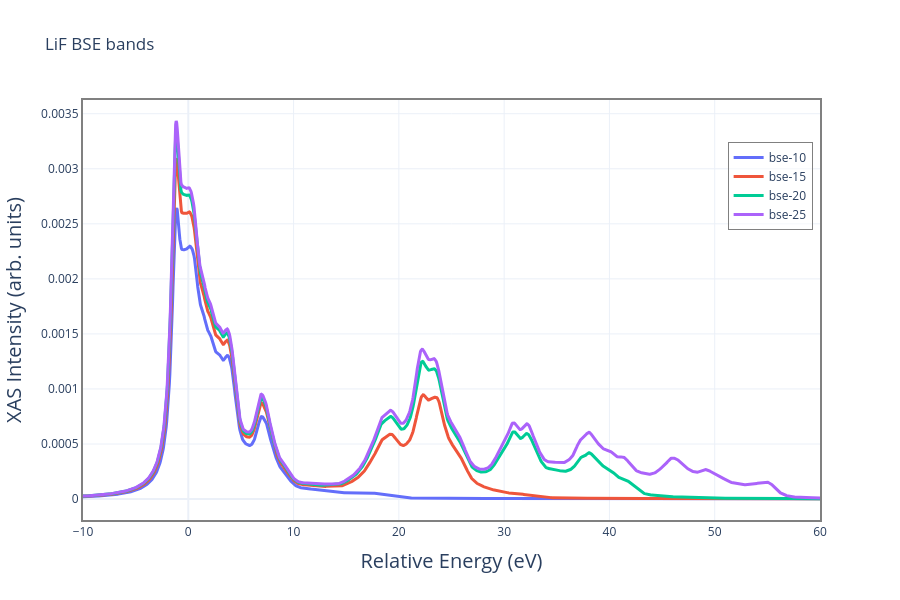

This figure's notebook cell:
### Code cell
fig=go.Figure()
for key,value in conv.items():
    conv[key].res.plot_xas(fig=fig, element='F_', core_level='1s', site_number=1,lw=3, name=key, norm=False)
fig.update_xaxes(range=[-10,60])
fig.update_layout(title='LiF BSE bands')

### Figure 1 — Plotly figure (JSON) as saved in the notebook; plotly's stock layout.template omitted (floating-point values rounded to 4 significant figures; data arrays with more than 128 entries replaced by an {"elided": "..."} marker saying what was removed)
{"data": [{"line": {"width": 3}, "mode": "lines", "name": "bse-10", "type": "scatter", "x": {"elided": "2001 float values"}, "y": {"elided": "2001 float values"}}, {"line": {"width": 3}, "mode": "lines", "name": "bse-15", "type": "scatter", "x": {"elided": "2001 float values"}, "y": {"elided": "2001 float values"}}, {"line": {"width": 3}, "mode": "lines", "name": "bse-20", "type": "scatter", "x": {"elided": "2001 float values"}, "y": {"elided": "2001 float values"}}, {"line": {"width": 3}, "mode": "lines", "name": "bse-25", "type": "scatter", "x": {"elided": "2001 float values"}, "y": {"elided": "2001 float values"}}], "layout": {"font": {"size": 12}, "height": 600, "hovermode": "x unified", "legend": {"bgcolor": "rgba(255, 255, 255, 0.5)", "bordercolor": "grey", "borderwidth": 1, "x": 0.99, "xanchor": "right", "y": 0.9, "yanchor": "top"}, "showlegend": true, "title": {"text": "LiF BSE bands"}, "width": 900, "xaxis": {"linecolor": "grey", "linewidth": 2, "mirror": true, "range": [-10, 60], "showline": true, "title": {"font": {"size": 20}, "text": "Relative Energy (eV)"}}, "yaxis": {"linecolor": "grey", "linewidth": 2, "mirror": true, "showline": true, "title": {"font": {"size": 20}, "text": "XAS Intensity (arb. units)"}}}}
